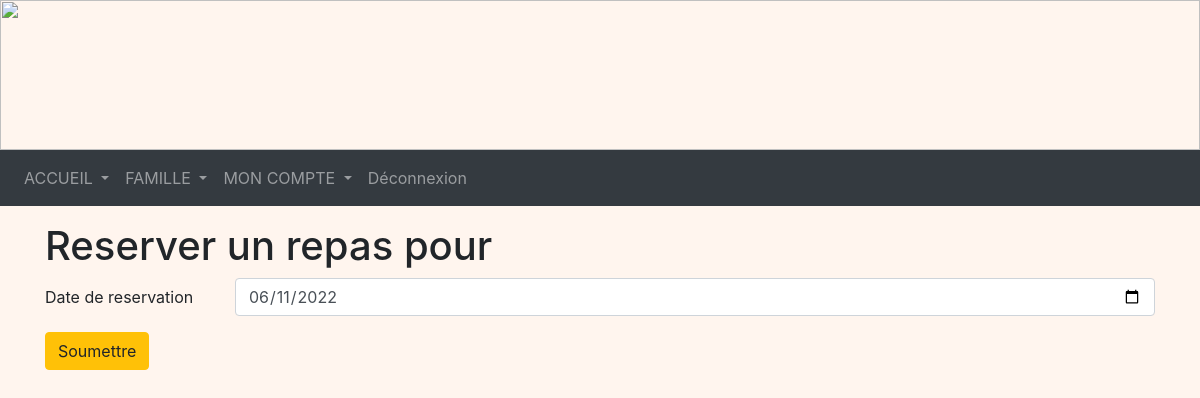
Page /enfant/13 (signed in) on the earlier database version.
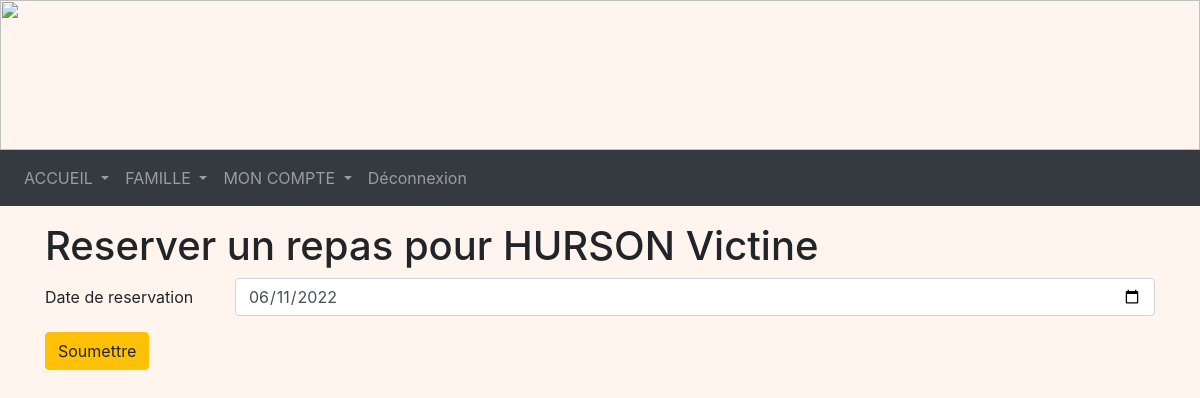
Same page on the later database version.
### tables this page shows
CREATE TABLE Enfant (
  code_enfant integer primary key autoincrement,
  nom_enfant TEXT NOT NULL,
  prenom_enfant TEXT NOT NULL,
  code_tarif integer NOT NULL,
  code_classe integer NOT NULL,
  code_representant integer NOT NULL,
  FOREIGN KEY (code_tarif) REFERENCES Tarif(code_tarif),
  FOREIGN KEY (code_classe) REFERENCES Classe(code_classe),
  FOREIGN KEY (code_representant) REFERENCES Representant(code_representant)
);

### representant.py (the view)
@app.route('/enfant/<int:code_enfant>', methods = ["POST", "GET"])
@login_required
def enfant(code_enfant):
    db = get_db()
    cur = db.cursor()
    if request.method == "POST":
        cur.execute("INSERT INTO Repas(date_repas, code_enfant) VALUES (?,?)", (request.form["repas"], code_enfant, ))
        db.commit()
        return redirect(url_for('accueil'))
    representant = cur.execute("SELECT code_representant FROM Representant WHERE identifiant = ?", (flask_login.current_user.name, )).fetchone()
    enfant = cur.execute("SELECT * from enfant WHERE code_representant = ? and code_enfant = ?", (representant[0], code_enfant, )).fetchone()
    enfants = cur.execute("SELECT code_enfant, prenom_enfant FROM Enfant WHERE code_representant = ?", (representant[0], )).fetchall()
    now = datetime.datetime.today().strftime('%Y-%m-%d')
    return render_template('R_enfant.html', enfants = enfants, enfant = enfant, now = now)

### main.py (called while the page is built)
@login_manager.user_loader
def load_user(user_id):
    db = get_db()
    cur = db.cursor()
    user = cur.execute('SELECT identifiant, mot_de_passe FROM Compte WHERE identifiant=?', (user_id, )).fetchone()
    user = User(user[0], user[1])
    return user

def get_db():
    if 'db' not in g:
        g.db = sqlite3.connect(DATABASE)
    return g.db

@app.teardown_appcontext
def close_connection(exception):
    db = g.pop('db', None)
    if db is not None:
        db.close()

### templates/R_enfant.html (shortened to what this page needs)
<!DOCTYPE html>
<html>
<head>
  <link rel="stylesheet" href="https://cdn.jsdelivr.net/npm/bootstrap@4.3.1/dist/css/bootstrap.min.css"
>
  <link rel="stylesheet" href="/static/css/main.css">
</head>
</head>
<body>
  <img style="width: 100%; height: 150px;"
    src="https://www.logarric.com/wp-content/uploads/2014/06/calendreta-lo-garric3.png" alt="">
  <nav class="navbar navbar-expand-lg navbar-dark bg-dark">
    <div class="collapse navbar-collapse" id="navbarNavDropdown">
      <ul class="navbar-nav">
        <li class="nav-item dropdown">
          <a class="nav-link dropdown-toggle" href="#" id="navbarDropdownMenuLink" role="button"
            data-bs-toggle="dropdown" aria-expanded="false">
            ACCUEIL
          </a>
        </li>
        <li class="nav-item dropdown">
          <a class="nav-link dropdown-toggle" href="#" id="navbarDropdownMenuLink" role="button"
            data-bs-toggle="dropdown" aria-expanded="false">
            FAMILLE
          </a>
        </li>
        <li class="nav-item dropdown">
          <a class="nav-link dropdown-toggle" href="#" id="navbarDropdownMenuLink" role="button"
            data-bs-toggle="dropdown" aria-expanded="false">
            MON COMPTE
          </a>
        </li>
        <li class="nav-item float-right">
          <a class="nav-link" btn-outline-success href="/deconnexion">Déconnexion</a>
        </li>
      </ul>
    </div>
  </nav>
  <div class="container mt-3 mb-3">
  <h1>Reserver un repas pour {{ enfant[1] }} {{ enfant[2] }}</h1>
    <form method="POST">
      <div class="row mb-3">
        <label class="col-sm-2 col-form-label" for="repas">Date de reservation</label>
        <div class="col-sm-10">
          <input class="form-control" type="date" id="repas" name="repas" value="{{ now }}" min="2010-01-01" max="2100-12-31">
        </div>
      </div>
      <button type="submit" class="btn btn-warning mb-3">Soumettre</button>
    </form>
  </div>
</body>
</html>

Differences in the rows shown:
added Enfant: nom_enfant "HURSON", prenom_enfant "Victine"
